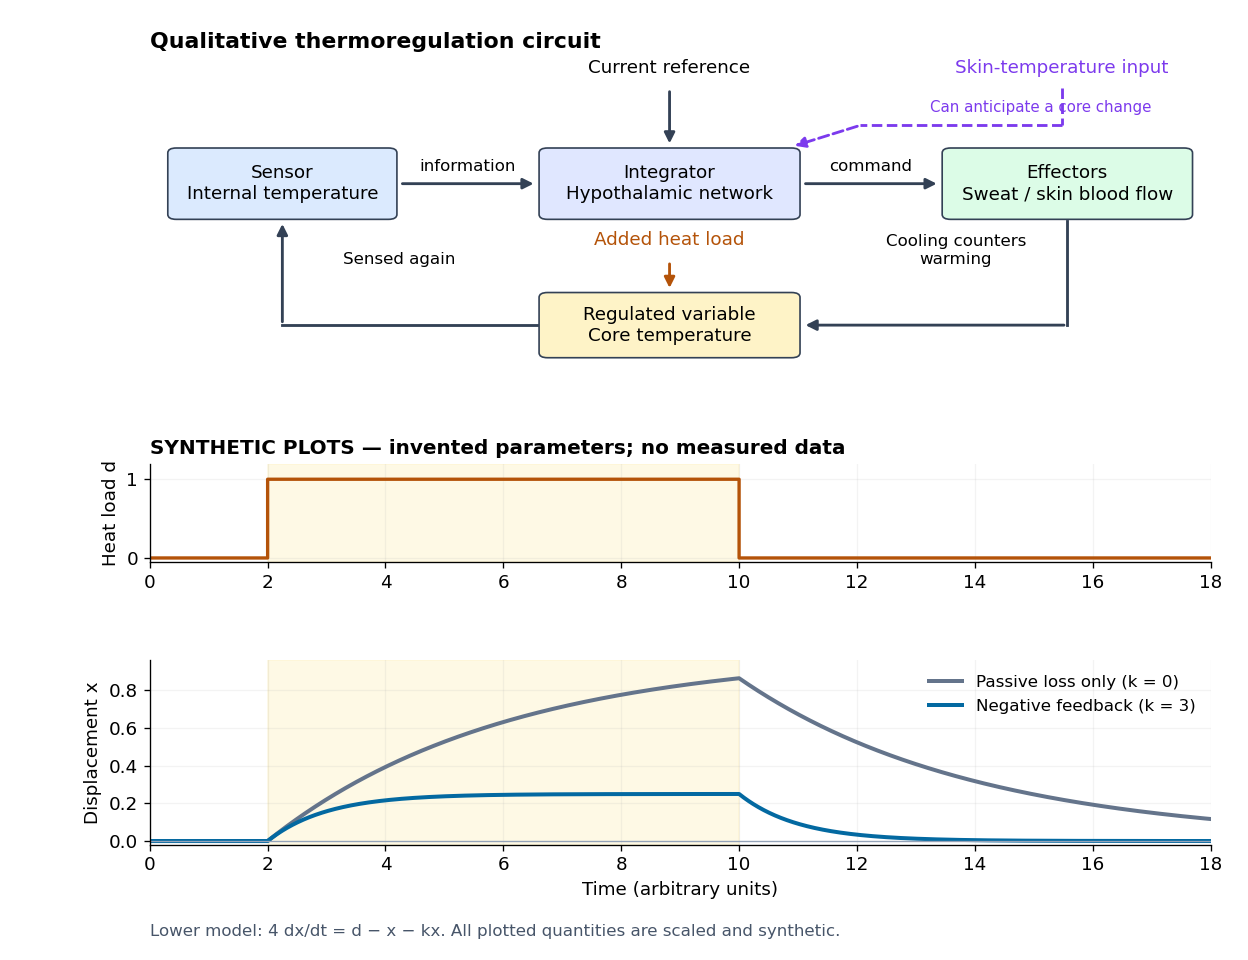

Source code (Python):
"""Original circuit and synthetic thermal response; Python 3.14, NumPy 2.3.5,
Matplotlib 3.10.7. Run from _media; write an opaque PNG to the current directory.
All parameters are invented for teaching, not fitted physiological data.
"""
from pathlib import Path

import matplotlib.pyplot as plt
from matplotlib.patches import FancyArrowPatch, FancyBboxPatch
import numpy as np


def pulse_response(t, gain, tau=4.0, start=2.0, stop=10.0):
    """Exact solution of tau*x' = d - (1+gain)*x for a unit pulse."""
    rate = (1.0 + gain) / tau
    elapsed = np.clip(t - start, 0, stop - start)
    return -np.expm1(-rate * elapsed) / (1.0 + gain) * np.exp(
        -rate * np.maximum(t - stop, 0)
    )


def main():
    plt.rcParams.update({"font.size": 11, "axes.spines.top": False,
                         "axes.spines.right": False, "savefig.facecolor": "white"})
    fig = plt.figure(figsize=(10.4, 8.0), facecolor="white")
    gs = fig.add_gridspec(3, 1, height_ratios=[2.5, 0.8, 1.5], hspace=0.5)
    ax = fig.add_subplot(gs[0])
    ax.set(xlim=(0, 10), ylim=(0, 5))
    ax.axis("off")

    def box(x, y, w, h, text, color):
        ax.add_patch(FancyBboxPatch((x, y), w, h, boxstyle="round,pad=0.08",
                                   facecolor=color, edgecolor="#334155"))
        ax.text(x+w/2, y+h/2, text, ha="center", va="center", fontsize=11)

    def arrow(points, color="#334155", dashed=False):
        for a, b in zip(points[:-2], points[1:-1]):
            ax.plot([a[0], b[0]], [a[1], b[1]], color=color,
                    linestyle="--" if dashed else "-", linewidth=1.7)
        ax.add_patch(FancyArrowPatch(points[-2], points[-1], arrowstyle="-|>",
                                     mutation_scale=13, linewidth=1.7, color=color,
                                     linestyle="--" if dashed else "-"))

    box(.25, 2.45, 2.0, 1.0, "Sensor\nInternal temperature", "#dbeafe")
    box(3.75, 2.45, 2.3, 1.0, "Integrator\nHypothalamic network", "#e0e7ff")
    box(7.55, 2.45, 2.2, 1.0, "Effectors\nSweat / skin blood flow", "#dcfce7")
    box(3.75, .2, 2.3, .9, "Regulated variable\nCore temperature", "#fef3c7")
    arrow([(2.35, 2.95), (3.65, 2.95)])
    arrow([(6.15, 2.95), (7.45, 2.95)])
    ax.text(3.0, 3.16, "information", ha="center", fontsize=10)
    ax.text(6.8, 3.16, "command", ha="center", fontsize=10)
    arrow([(8.65, 2.35), (8.65, .65), (6.15, .65)])
    ax.text(7.6, 1.65, "Cooling counters\nwarming", ha="center", fontsize=10)
    arrow([(3.65, .65), (1.25, .65), (1.25, 2.35)])
    ax.text(2.35, 1.65, "Sensed again", ha="center", fontsize=10)
    ax.text(4.9, 4.75, "Current reference", ha="center")
    arrow([(4.9, 4.5), (4.9, 3.55)])
    ax.text(8.6, 4.75, "Skin-temperature input", ha="center", color="#7c3aed")
    arrow([(8.6, 4.5), (8.6, 3.9), (6.7, 3.9), (6.05, 3.55)],
          color="#7c3aed", dashed=True)
    ax.text(8.4, 4.12, "Can anticipate a core change", ha="center", fontsize=9,
            color="#7c3aed")
    ax.text(4.9, 1.95, "Added heat load", ha="center", color="#b45309")
    arrow([(4.9, 1.7), (4.9, 1.2)], color="#b45309")
    ax.set_title("Qualitative thermoregulation circuit", loc="left", fontweight="bold")

    t = np.linspace(0, 18, 1801)
    load = ((t >= 2) & (t < 10)).astype(float)
    disturbance = fig.add_subplot(gs[1])
    disturbance.step(t, load, where="post", color="#b45309", linewidth=2)
    disturbance.set(ylabel="Heat load d", ylim=(-.05, 1.2), xlim=(0, 18))
    disturbance.set_title("SYNTHETIC PLOTS — invented parameters; no measured data",
                          loc="left", fontsize=12, fontweight="bold")
    response = fig.add_subplot(gs[2], sharex=disturbance)
    response.plot(t, pulse_response(t, 0), color="#64748b", linewidth=2.4,
                  label="Passive loss only (k = 0)")
    response.plot(t, pulse_response(t, 3), color="#0369a1", linewidth=2.4,
                  label="Negative feedback (k = 3)")
    response.axhline(0, color="#94a3b8", linewidth=.8)
    response.set(ylabel="Displacement x", xlabel="Time (arbitrary units)",
                 ylim=(-.02, .96))
    response.legend(loc="upper right", fontsize=10, frameon=False)
    for a in (disturbance, response):
        a.axvspan(2, 10, color="#fef3c7", alpha=.45)
        a.grid(alpha=.15)
    fig.subplots_adjust(left=.12, right=.97, top=.94, bottom=.12)
    fig.text(.12, .025, "Lower model: 4 dx/dt = d − x − kx. All plotted quantities are scaled and synthetic.",
             fontsize=10, color="#475569")
    fig.savefig(Path.cwd() / (Path(__file__).stem + ".png"), dpi=120,
                facecolor="white", transparent=False)
    plt.close(fig)


if __name__ == "__main__":
    main()
